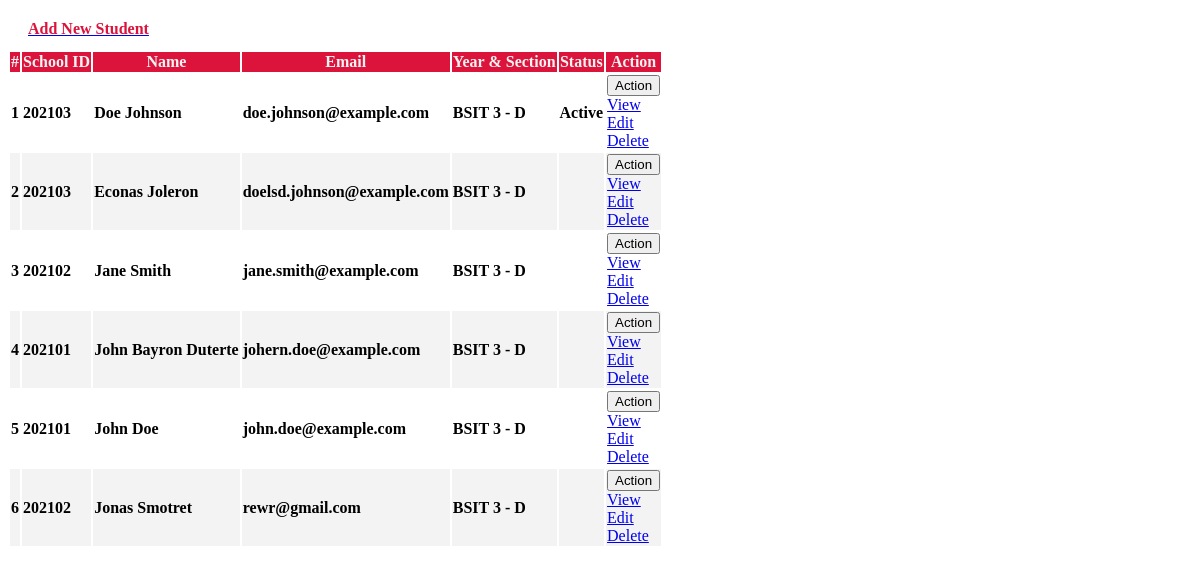
/admin/student_list.php, run on the app's committed database.
### tables this page shows
CREATE TABLE `student_list` (
  `id` int(30) NOT NULL,
  `school_id` varchar(100) NOT NULL,
  `firstname` varchar(200) NOT NULL,
  `lastname` varchar(200) NOT NULL,
  `email` varchar(200) NOT NULL,
  `password` text NOT NULL,
  `class_id` int(30) NOT NULL,
  `avatar` text NOT NULL DEFAULT 'no-image-available.png',
  `date_created` datetime NOT NULL DEFAULT current_timestamp(),
  `status` varchar(10) NOT NULL
);

### admin/student_list.php (the view, shortened to what this page needs)
<?php include'db_connect.php' ?>
<div class="col-lg-12">
	<div class="card card-outline card-success">
		<div class="card-header">
			<div class="card-tools">
				<a class="btn btn-block btn-sm btn-default btn-flat border-primary" href="./index.php?page=new_student"><i class="fa fa-plus"></i> <span style="color: #dc143c; font-weight: bold;">Add New Student</span></a>
			</div>
		</div>
		<div class="card-body">
		<table class="table tabe-hover table-bordered styled-table" id="list">
				<thead>
					<tr>
						<th class="text-center">#</th>
						<th>School ID</th>
						<th>Name</th>
						<th>Email</th>
						<th>Year & Section</th>
						<th>Status</th>
						<th>Action</th>
					</tr>
				</thead>
				<tbody>
					<?php
					$i = 1;
					$class= array();
					$classes = $conn->query("SELECT id,concat(curriculum,' ',level,' - ',section) as `class` FROM class_list");
					while($row=$classes->fetch_assoc()){
						$class[$row['id']] = $row['class'];
					}
					$qry = $conn->query("SELECT *,concat(firstname,' ',lastname) as name FROM student_list order by concat(firstname,' ',lastname) asc");
					while($row= $qry->fetch_assoc()):
					?>
					<tr>
						<th class="text-center"><?php echo $i++ ?></th>
						<td><b><?php echo $row['school_id'] ?></b></td>
						<td><b><?php echo ucwords($row['name']) ?></b></td>
						<td><b><?php echo $row['email'] ?></b></td>
						<td><b><?php echo isset($class[$row['class_id']]) ? $class[$row['class_id']] : "N/A" ?></b></td>
						<td><b><?php echo $row['status'] ?></b></td>
						<td class="text-center">
							<button type="button" class="btn btn-default btn-sm btn-flat border-info wave-effect text-info dropdown-toggle" data-toggle="dropdown" aria-expanded="true">
		                      Action
		                    </button>
		                    <div class="dropdown-menu" style="">
		                      <a class="dropdown-item view_student" href="javascript:void(0)" data-id="<?php echo $row['id'] ?>">View</a>
		                      <a class="dropdown-item" href="./index.php?page=edit_student&id=<?php echo $row['id'] ?>">Edit</a>
		                      <a class="dropdown-item delete_student" href="javascript:void(0)" data-id="<?php echo $row['id'] ?>">Delete</a>
		                    </div>
						</td>
					</tr>
				<?php endwhile; ?>
				</tbody>
			</table>
		</div>
	</div>
</div>

### admin/student_list.php (style rules this page uses)
.styled-table tbody tr { border-bottom: 1px solid #dddddd; }
.styled-table tbody tr:nth-of-type(even) { background-color: #f3f3f3; }
.styled-table tbody tr:last-of-type { border-bottom: 2px solid #009879; }
thead th { background-color: #dc143c; color: #f3f3f3; font-weight: bold; }
.card-success.card-outline { border-top: none; }
.card-header { background-color: transparent; border-bottom: none; padding: .75rem 1.25rem; position: relative; border-top-left-radius: .25rem; border-top-right-radius: .25rem; }

### data on the page
student_list: school "202103", name "Doe Johnson", email "doe.johnson@example.com", class "BSIT 3 - D", status "Active"
student_list: school "202103", name "Econas Joleron", email "doelsd.johnson@example.com", class "BSIT 3 - D"
student_list: school "202102", name "Jane Smith", email "jane.smith@example.com", class "BSIT 3 - D"
student_list: school "202101", name "John Bayron Duterte", email "johern.doe@example.com", class "BSIT 3 - D"
student_list: school "202101", name "John Doe", email "john.doe@example.com", class "BSIT 3 - D"
student_list: school "202102", name "Jonas Smotret", email "rewr@gmail.com", class "BSIT 3 - D"
